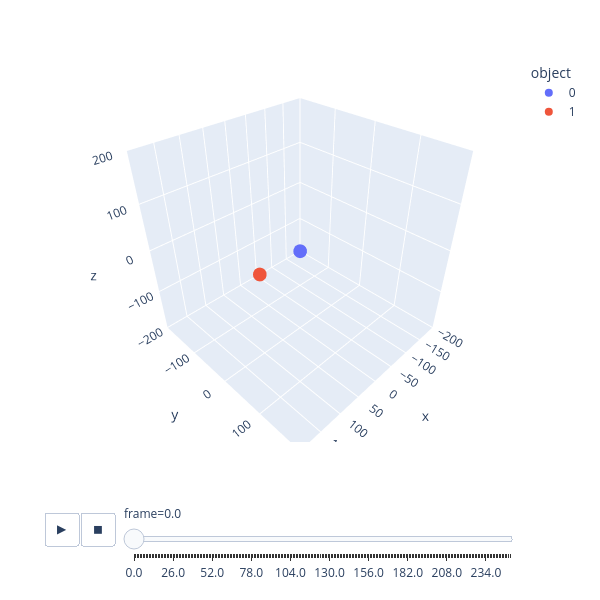
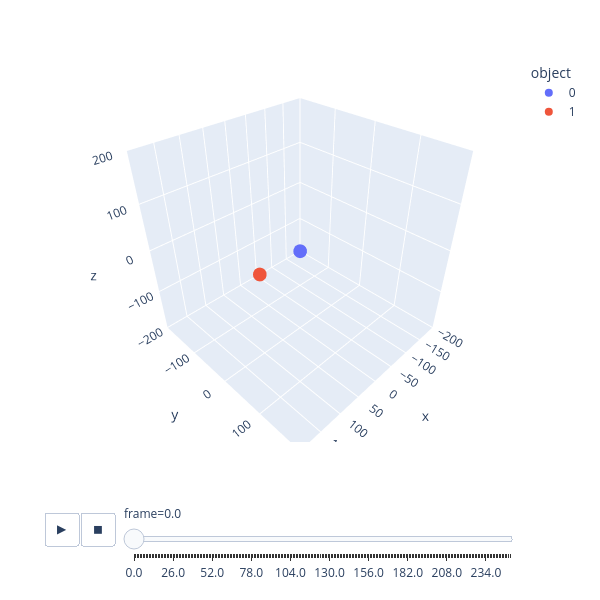
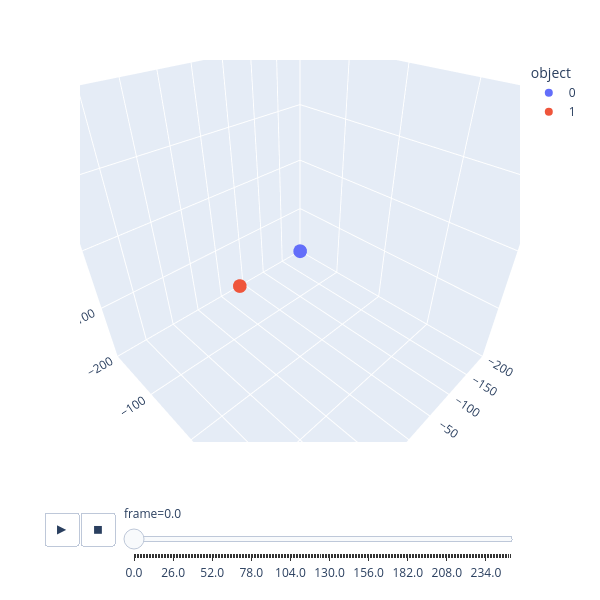

Notebook code cell kept with these figures, in order:
### Markdown cell above
The following animations are a culmination of the simulation we have made thus far. Figure 1, 2 and 3 all have the same masses and initial positions, but slighly different intital momentums. This leads to very different orbital paths that relate velocity, radius, and mass.

### Code cell
#Situation 1

N = 2 # Number of objects
G = 1 # Gravitational Constant (set to 1 for simplicity, can be changed to real value if desired)

sm0 = 5000 # Mass of the star
rsx0 = 0 ; rsy0 = 0 ; rsz0 = 0 #Initial position of the star
psx0 = 0 ; psy0 = 0 ; psz0 = 0 # Initial velocity of the star
m0 = 1 # Mass of the planet
rx0 = 100 ; ry0 = 0 ; rz0 = 0 #Intitial position of the planet
px0 = 0 ; py0 = 7.5 ; pz0 = 0 #Intital velocity of the planet
R = (rx0**2 + ry0**2 + rz0**2)**(1/2) # Maximum radius for plot

dt = 0.01 # Timestep
Time = 250 # Duration of the simulation
frame_skip = 100 # Number of timesteps between frames
soft_len = 0.1 # Softening Length to prevent singularities in force calculations when objects get very close to each other

frames = [] # Setting the empty frame list
frame_num = 0 # Intializing frame number
t = 0 # Intializing time

objects0 = np.zeros([N,10])

objects0[0,0] = sm0
objects0[0,1:4] = np.array((rsx0, rsy0, rsz0))
objects0[0,4:7] = np.array((psx0, psy0, psz0))

objects0[1,0] = m0
objects0[1,1:4] = np.array((rx0, ry0, rz0))
objects0[1,4:7] = np.array((px0, py0, pz0))

vel0 = np.zeros(int(Time/dt))

while t<Time:
    frames, objects0[:,4:7] = force_calculation(objects0, N, G, soft_len, dt, frame_num)

    if frame_num < Time/dt:
        
        vel0[int(frame_num)] = (
            (objects0[1,4]/objects0[1,0])**2 + (objects0[1,5]/objects0[1,0])**2 + (objects0[1,6]/objects0[1,0])**2
        )**(1/2)
        
    t += dt
    frame_num += 1

# Converting saved position data into a format that px.scatter_3d can use
df = pd.DataFrame(frames, columns=['x','y','z','object','frame'])

fig = anim_plot(df, R)
fig.show()



#Situation 2

sm0 = 5000 # Mass of the star
rsx0 = 0 ; rsy0 = 0 ; rsz0 = 0 #Initial position of the star
psx0 = 0 ; psy0 = 0 ; psz0 = 0 # Initial velocity of the star
m0 = 1 # Mass of the planet
rx0 = 100 ; ry0 = 0 ; rz0 = 0 #Intitial position of the planet
px0 = 0 ; py0 = 5 ; pz0 = 0 #Intital velocity of the planet
R = (rx0**2 + ry0**2 + rz0**2)**(1/2) # Maximum radius for plot

frames = [] # Setting the empty frame list
frame_num = 0 # Intializing frame number
t = 0 # Intializing time

objects1 = np.zeros([N,10])

objects1[0,0] = sm0
objects1[0,1:4] = np.array((rsx0, rsy0, rsz0))
objects1[0,4:7] = np.array((psx0, psy0, psz0))

objects1[1,0] = m0
objects1[1,1:4] = np.array((rx0, ry0, rz0))
objects1[1,4:7] = np.array((px0, py0, pz0))

vel1 = np.zeros(int(Time/dt))

while t<Time:
    force_calculation(objects1, N, G, soft_len, dt, frame_num)
    
    if frame_num < Time/dt:

        vel1[int(frame_num)] = (
            (objects1[1,4]/objects1[1,0])**2 + (objects1[1,5]/objects1[1,0])**2 + (objects1[1,6]/objects1[1,0])**2
        )**(1/2)
        
    t += dt
    frame_num += 1
    
# Converting saved position data into a format that px.scatter_3d can use
df1 = pd.DataFrame(frames, columns=['x','y','z','object','frame'])

fig1 = anim_plot(df1, R)
fig1.show()



#Situation 3

sm0 = 5000 # Mass of the star
rsx0 = 0 ; rsy0 = 0 ; rsz0 = 0 #Initial position of the star
psx0 = 0 ; psy0 = 0 ; psz0 = 0 # Initial velocity of the star
m0 = 1 # Mass of the planet
rx0 = 100 ; ry0 = 0 ; rz0 = 0 #Intitial position of the planet
px0 = 1 ; py0 = 1 ; pz0 = 1 #Intital velocity of the planet
R = (rx0**2 + ry0**2 + rz0**2)**(1/2) # Maximum radius for plot

frames = [] # Setting the empty frame list
frame_num = 0 # Intializing frame number
t = 0 # Intializing time

objects2 = np.zeros([N,10])

objects2[0,0] = sm0
objects2[0,1:4] = np.array((rsx0, rsy0, rsz0))
objects2[0,4:7] = np.array((psx0, psy0, psz0))

objects2[1,0] = m0
objects2[1,1:4] = np.array((rx0, ry0, rz0))
objects2[1,4:7] = np.array((px0, py0, pz0))

vel2 = np.zeros(int(Time/dt))

while t<Time:
    force_calculation(objects2, N, G, soft_len, dt, frame_num)
    
    if frame_num < Time/dt:
        
        vel2[int(frame_num)] = (
            (objects2[1,4]/objects2[1,0])**2 + (objects2[1,5]/objects2[1,0])**2 + (objects2[1,6]/objects2[1,0])**2
        )**(1/2)
    
    t += dt
    frame_num += 1
    
# Converting saved position data into a format that px.scatter_3d can use
df2 = pd.DataFrame(frames, columns=['x','y','z','object','frame'])

fig2 = anim_plot(df2, R)
fig2.show()
